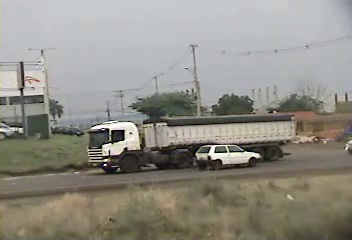
#> input picture training/1/00vV1jatbkpvPyo.jpg, 352 x 240 px, given in place of predictions.jpg, which was not available
$ jupyter execute --allow-errors 'Copy of YOLOv4_Training_Tutorial.ipynb'   (shell and % lines are left out)   (text cells are left out)
#> lines starting #> are read from the running program, lines starting #| are printed output that depends on the picture
[cell 1]
# clone darknet repo

[cell 2]
# change makefile to have GPU and OPENCV enabled
%cd darknet

[cell 3]
# verify CUDA

[cell 4]
# make darknet (builds darknet so that you can then use the darknet executable file to run or train object detectors)

[cell 5]
# define helper functions
def imShow(path):
#> called with path = 'predictions.jpg'
  import cv2
  import matplotlib.pyplot as plt
  %matplotlib inline

  image = cv2.imread(path)
#> image is the input picture: shape (240, 352, 3); mean B, G, R 133.7, 142.4, 144.5
  height, width = image.shape[:2]
#> height = 240; width = 352
  resized_image = cv2.resize(image,(3*width, 3*height), interpolation = cv2.INTER_CUBIC)

  fig = plt.gcf()
  fig.set_size_inches(18, 10)
  plt.axis("off")
  plt.imshow(cv2.cvtColor(resized_image, cv2.COLOR_BGR2RGB))
  plt.show()
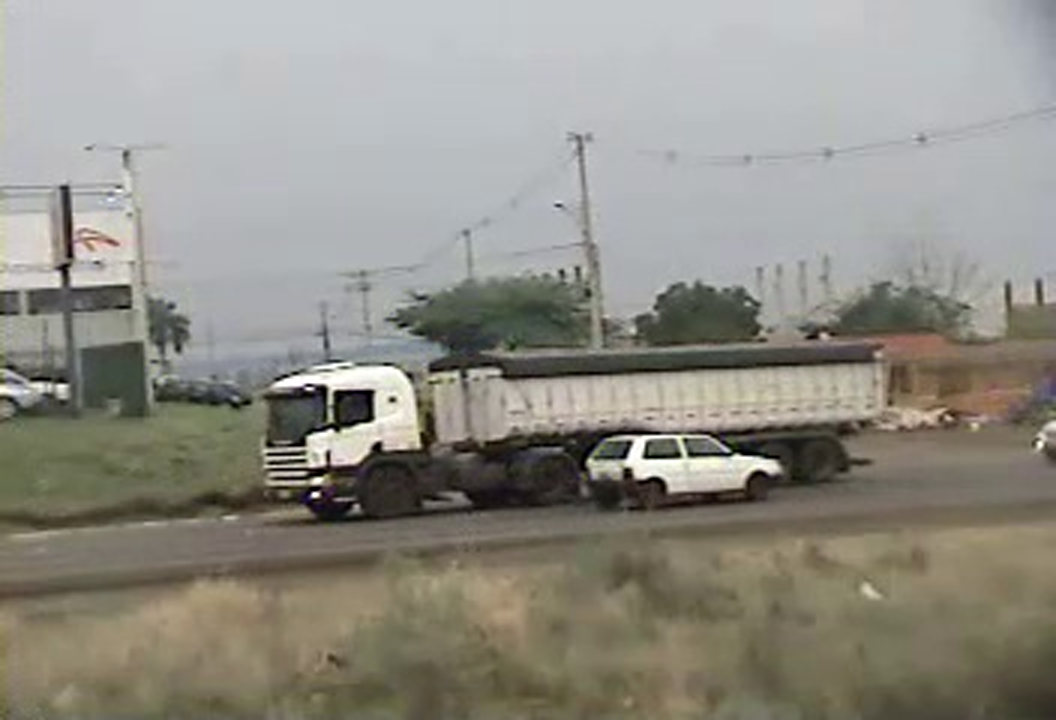
#> shown: shape (720, 1056, 3); mean R, G, B 144.5, 142.4, 133.8

# use this to upload files
def upload():
  from google.colab import files
  uploaded = files.upload()
#> the answer given: 00vV1jatbkpvPyo.jpg
  for name, data in uploaded.items():
    with open(name, 'wb') as f:
      f.write(data)
      print ('saved file', name)

# use this to download a file
def download(path):
  from google.colab import files
  files.download(path)

[cell 6]
# run darknet detection on test images

[cell 7]
# show image using our helper function
imShow('predictions.jpg')

#> (a cell that did not finish here is left out)

[cell 9]
# try out the upload helper function! (I uploaded an image called highway.jpg, upload whatever you want!)
%cd ..
upload()
%cd darknet

[cell 10]
# run darknet with YOLOv4 on your personal image! (note yours will not be called highway.jpg so change the name)
imShow('predictions.jpg')

[cell 11]
%cd ..
from google.colab import drive
#> (the rest of this cell did not finish here and is left out)

[cell 12]
# this creates a symbolic link so that now the path /content/gdrive/My\ Drive/ is equal to /mydrive

[cell 13]
# cd back into the darknet folder to run detections
%cd darknet

[cell 14]
# run detections on image within your Google Drive!
imShow('predictions.jpg')

#> (a cell that did not finish here is left out)

[cell 16]
# GOOGLE DRIVE DOWNLOAD
# note that I can change what the image name is saved as (I am saving it as detection1.jpg)

[cell 17]
# upload the video of your choosing! (Feel free to use the same video I do, it is in the Github repository)
upload()
#> the answer given: 0A7DgPpDNzFWQwk.jpg

#> (a cell that did not finish here is left out)


[cell 19]
# this is ran without the threshold flag set
imShow('predictions.jpg')

[cell 20]
# same detections but ran with the threshold flag set to 0.5 (pottedplant is no longer detected!)
imShow('predictions.jpg')

[cell 21]
# darknet run with external output flag to print bounding box coordinates
imShow('predictions.jpg')

[cell 22]
# running darknet with dont show flag set (no longer get warnings)

#> (a cell that did not finish here is left out)


#> (a cell that did not finish here is left out)


$ run again, on training/1/0A7DgPpDNzFWQwk.jpg
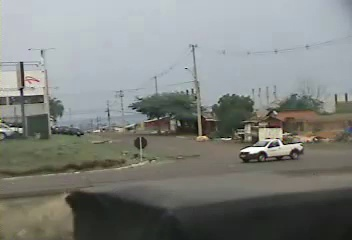
#> input picture training/1/0A7DgPpDNzFWQwk.jpg, 352 x 240 px, given in place of predictions.jpg, which was not available
#> in imShow, image is the input picture: shape (240, 352, 3); mean B, G, R 126.4, 130.2, 127
#> in imShow, `plt.show()`:
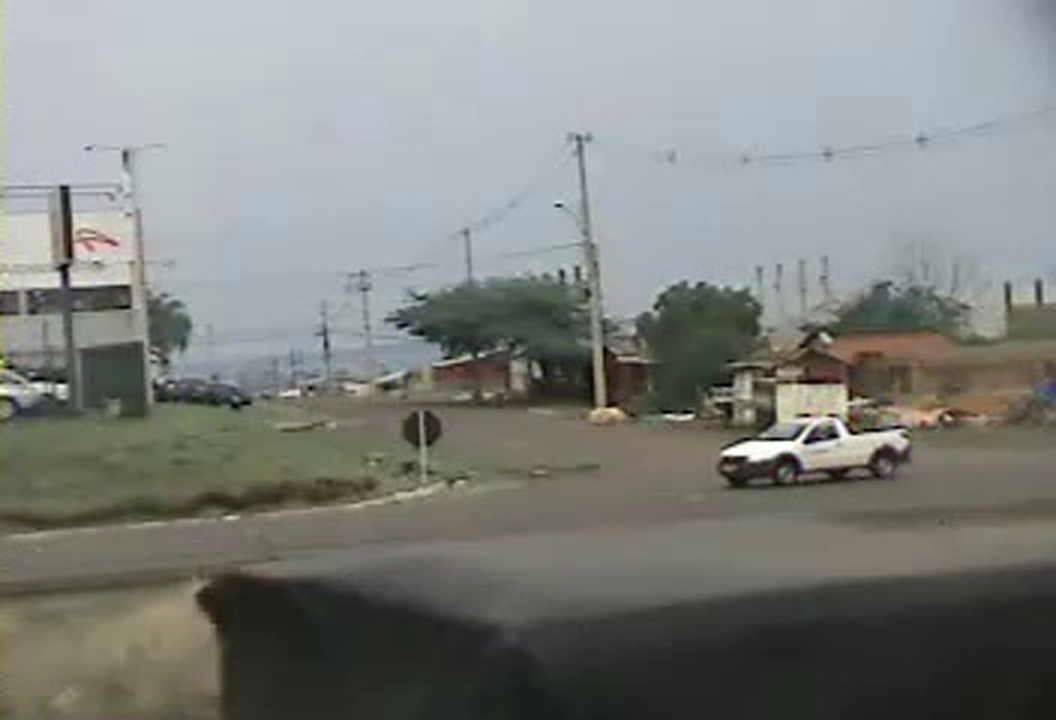
#> shown: shape (720, 1056, 3); mean R, G, B 127, 130.2, 126.4

$ run again, on training/1/0A8LwaR0YIEGpla.jpg
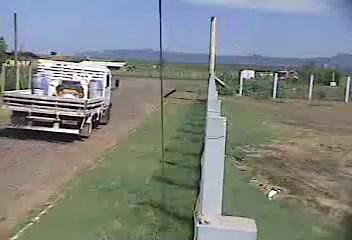
#> input picture training/1/0A8LwaR0YIEGpla.jpg, 352 x 240 px, given in place of predictions.jpg, which was not available
#> in imShow, image is the input picture: shape (240, 352, 3); mean B, G, R 129.6, 132.9, 127.3
#> in imShow, `resized_image = cv2.resize(image,(3*width, 3*height), interpolation = ..`:
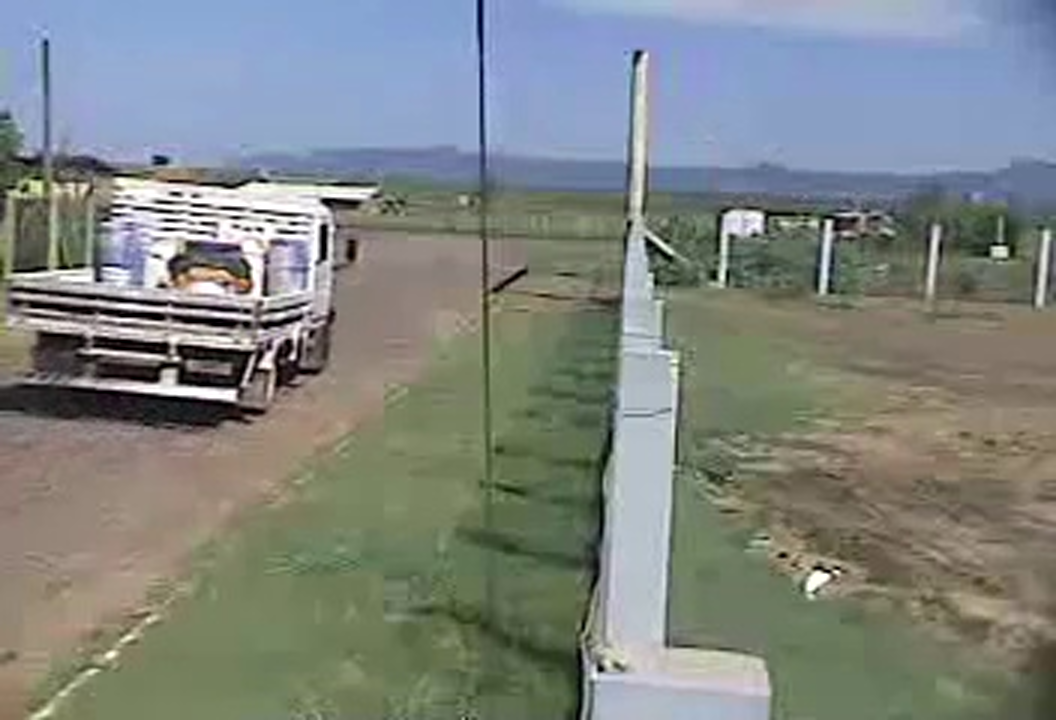
#> resized_image: shape (720, 1056, 3); mean B, G, R 129.6, 133, 127.3
